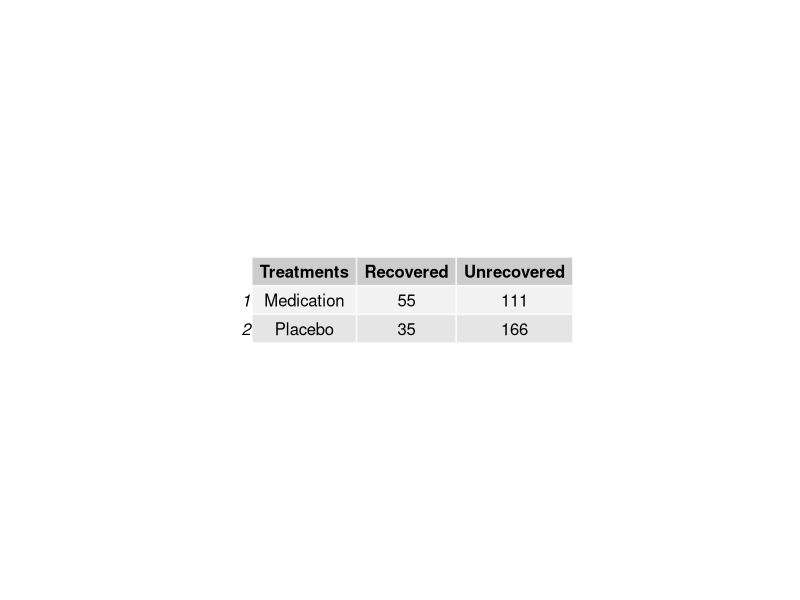
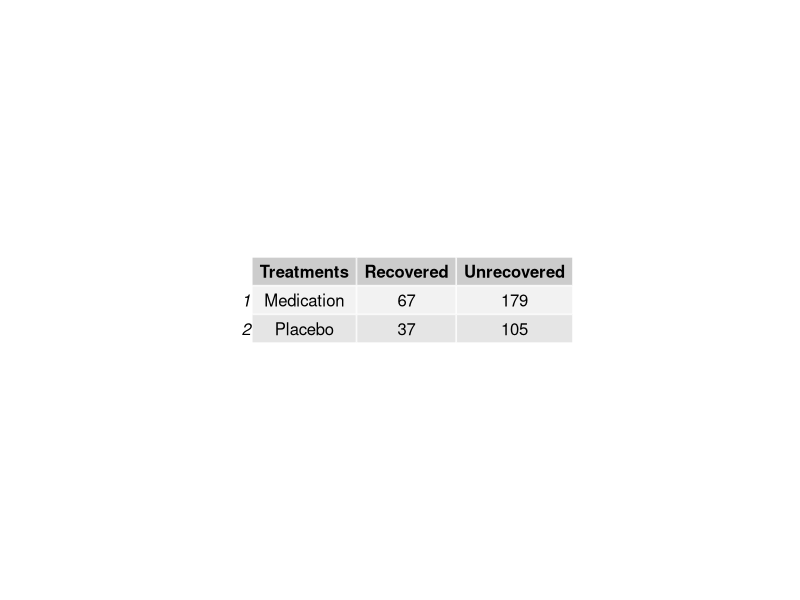
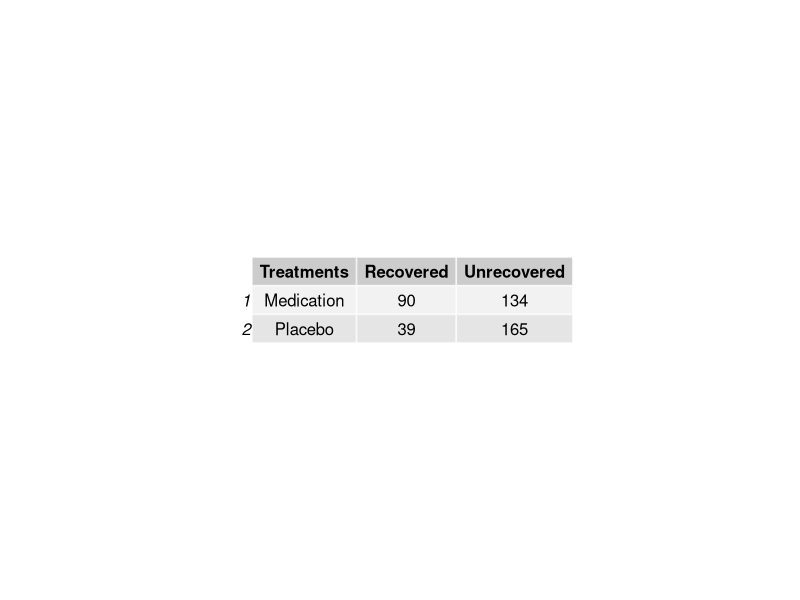
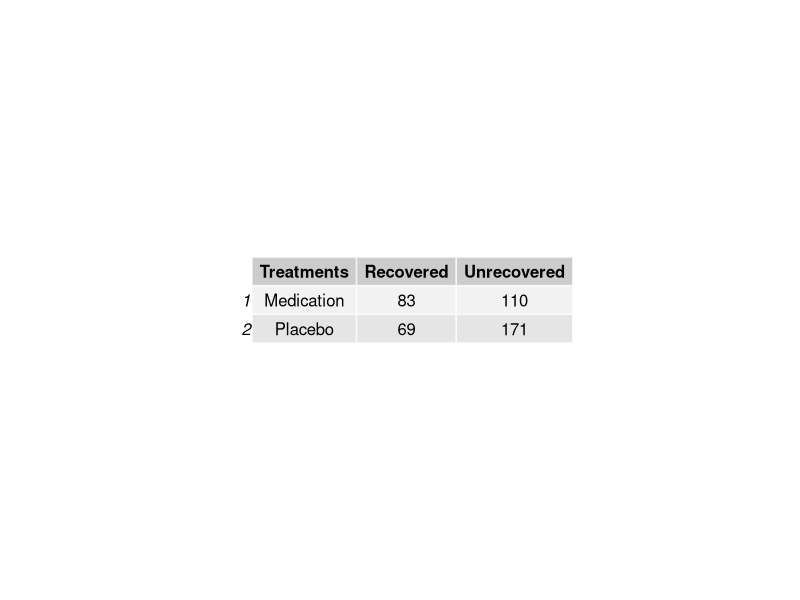
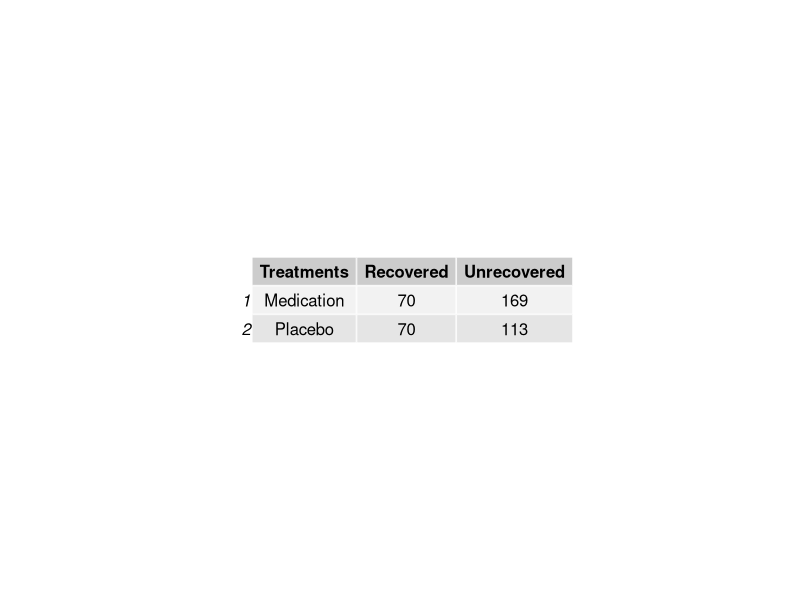
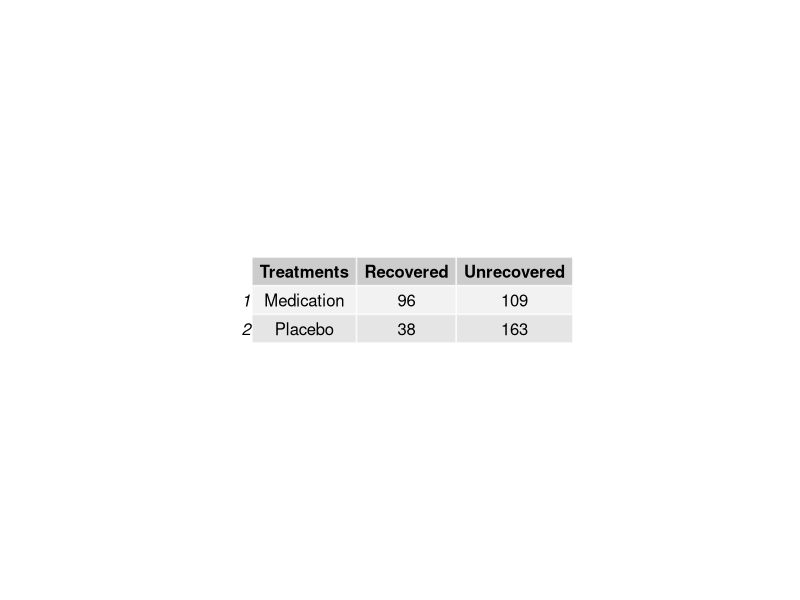
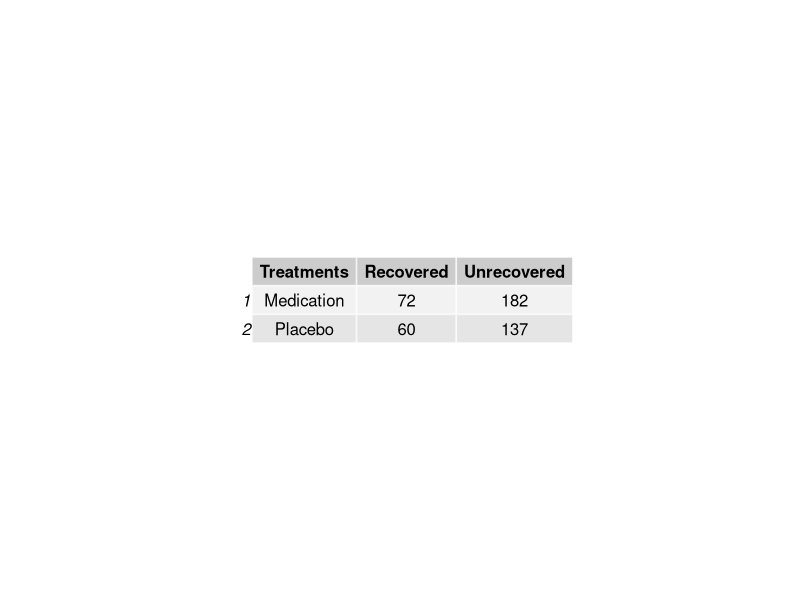
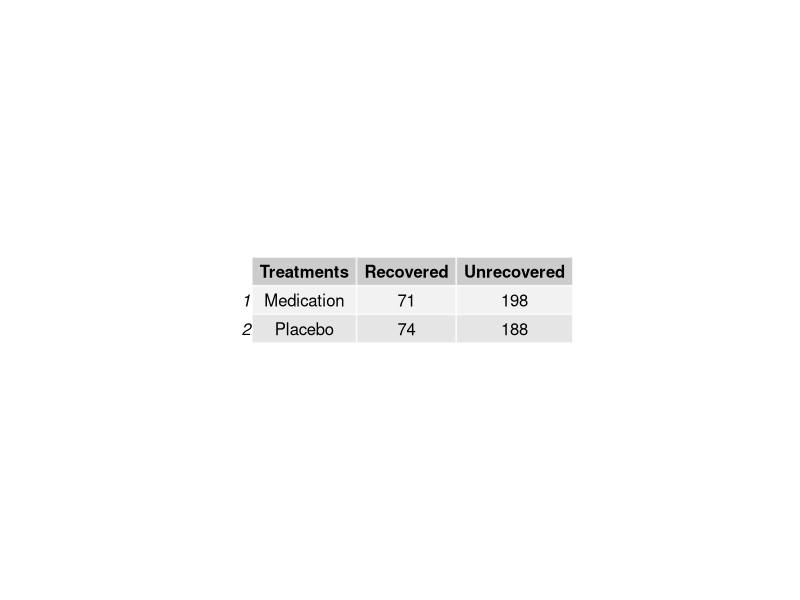

The R script that drew these images, in order: (Note: this script raises an error after producing the figures.)
##### ORCIMC1 #####
library(gridExtra) # the pacakge needed for this particular question to create multiple grid-level plots in a page
ORCIMC1= function(
  title = "ORCIMC1", # Question-bank title that will be easily viewable in e-learning
  n = 200, # Number of questions to generate
  type = "MC", # The question type, one of many possible types on e-learning
  answers = 5, # Number of answers per MC question
  points.per.q = 4, # Number of points the question is worth (on the test)
  difficulty = 1, # An easily viewable difficulty level on e-learning
  quest.txt1 = "Both a new medication and placebo were administered to two separate groups of subjects. The subjects were monitored for recovery from an illness and the results were recorded in the 2x2 contingency table above. What is the 95% CI for the odds ratio given recovery in subjects who received the medication vs. those who received the placebo?", # The above text is the static text for the question
  Treatments = c("Medication", "Placebo"), #creating a vector of the treatment characters in the question
  digits = 2, # This is the number of decimal places to round off the data
  loc.path = "/Users/josephyang/Desktop/School Stuff/STAT 1600/Course Development/Question Generators/Stat1600-QGen/ORCIMC1 images/", # This is the local path used to store any randomly generated image files
  e.path = "Images/", # This is the path on e-learning used to store any above-implemented image files
  hint = "You can follow your a, b, c, d formula given in lectures and the coursepack.", # This is a student hint, visible to them during the exam on e-learning
  feedback = "OR = ad/(bc). SE = sqrt(1/a + 1/b + 1/c + 1/d). ME for ln(OR) = 1.96*SE." # This is student feedback, visible after the exam
)
{
  param <- c("NewQuestion","ID","Title","QuestionText","Points","Difficulty", "Image",
             rep("Option", answers),"Hint","Feedback") # These are setting row names for the CSV file
  questions <- data.frame() # This opens a data frame to store the randomly generated questions below
  for(i in 1:n)
  {
    ID <- paste(title, i, sep = "-") # The ID of the specific question within the bank, title + question number in the loop
    points <- sample(c(rep(0,answers-1),100),replace=F) # The proportion of points assigned to each possible answer, 1 if correct or 0 if incorrect
    corr.ind <- 7 + which.max(points) # This is the row index of the correct answer
    Recovered <- c(sample(50:100, size = 1), sample(25:75, size = 1))
    Unrecovered <- sample(100:200, size = 2)
    data <- data.frame(Treatments, Recovered, Unrecovered, stringsAsFactors = FALSE) # This is how we're randomly generating data frame for this question
    lb <- round(exp(log(data[1,2]*data[2,3]/(data[1,3]*data[2,2])) - 1.96*sqrt(1/data[1,2] + 1/data[2,2] + 1/data[1,3] + 1/data[2,3])),
                digits = digits) # creating lower bound of the 95% confidence interval
    ub <- round(exp(log(data[1,2]*data[2,3]/(data[1,3]*data[2,2])) + 1.96*sqrt(1/data[1,2] + 1/data[2,2] + 1/data[1,3] + 1/data[2,3])),
                digits = digits) # creating upper bound of the 95% confidence interval
    corr.ans <- paste("(", paste(lb, ub, sep = ", "), ")", sep = "") # this is the correct answer to the question
    up.min <- round(ub + .08, digits) # This is the minimum value for incorrect answers above the correct answer
    down.max <- round(lb - .08, digits) # This is the maximum value for incorrect answers below the correct answer
    if(lb <= .4){
      seq1 <- seq(up.min, 5 + 10^-digits, 10^-digits) # generating minimum values for incorrect answers above the correct answer within a certain limit
      mat1 <- expand.grid(seq1,seq1) # creating a data frame from the combinations of minimum values for incorrect answers above the correct answer within a certain limit
      mat1 <- mat1[mat1[,1] < mat1[,2], ]
      ans.txt1 <- mat1[sample(nrow(mat1), size = answers), ]}
    else{if(ub >= 3.2){
      seq2 <- seq(-0.1 - 10^-digits, down.max, 10^-digits) # generating maximum values for incorrect answers below the correct answer within a certain limit
      mat2 <- expand.grid(seq2,seq2) # creating a data frame from the combinations of maximum values for incorrect answers below the correct answer within a certain limit
      mat2 <- mat2[mat2[,1] < mat2[,2], ]
      ans.txt1 <- mat2[sample(nrow(mat2), size = answers), ]}
      else{
        seq3 <- c(seq(-0.1 - 10^-digits, down.max, 10^-digits), seq(up.min, 5 + 10^-digits, 10^-digits)) # generating minimum and maximum values for incorrect answers within a certain limit
        mat3 <- expand.grid(seq3,seq3) # creating a data frame from the combinations of minimum and maximum values for incorrect answers within a certain limit
        mat3 <- mat3[mat3[,1] < mat3[,2], ]
        ans.txt1 <- mat3[sample(nrow(mat3), size = answers), ]}}
    ans.txt <- c()
    for(l in 1:answers){ans.txt[l] <- paste("(", paste(ans.txt1[l,1], ans.txt1[l,2], sep = ", "), ")", sep = "")} # These are randomly generated incorrect answers for different limit condition
    content <- c(type, ID, ID, quest.txt1,
                 points.per.q, difficulty, paste(e.path, paste(title, i, sep = "-"), ".jpeg", sep = ""),
                 points, hint, feedback) # This is collecting a lot of the above information into a single vector
    options <- c(rep("",7), ans.txt, rep("",2)) # This is collecting the incorrect answers above, and indexing them correctly by row
    options[corr.ind] <- corr.ans # This is imputing the correct answer at the appropriate row index
    questions[(1+(9+answers)*i):((9+answers)*(i+1)),1] <- param # This is indexing and storing all the row names
    questions[(1+(9+answers)*i):((9+answers)*(i+1)),2] <- content # Indexing and storing all the content
    questions[(1+(9+answers)*i):((9+answers)*(i+1)),3] <- options # Indexing and storing the answers, both incorrect and correct
    jpeg(filename=paste(loc.path, paste(title, i, sep = "-"), ".jpeg", sep = ""),
         height = 30*nrow(data), width = 81*ncol(data)) # creating the image files in the designated place
    p <- tableGrob(data) # Creating the summary statistics for the graphical item
    grid.arrange(p) # arranging all the summary statistics for the graphical items in one location
    dev.off()
  }
  questions <- questions[((10+answers)):((9+answers)*(n+1)),] # Storing only what's needed for e-learning upload as a CSV file
  write.table(questions, sep=",", file=paste(title, ".csv", sep = ""),
              row.names=F, col.names=F) # Writing the CSV file
}

ORCIMC1() # creating the csv file
